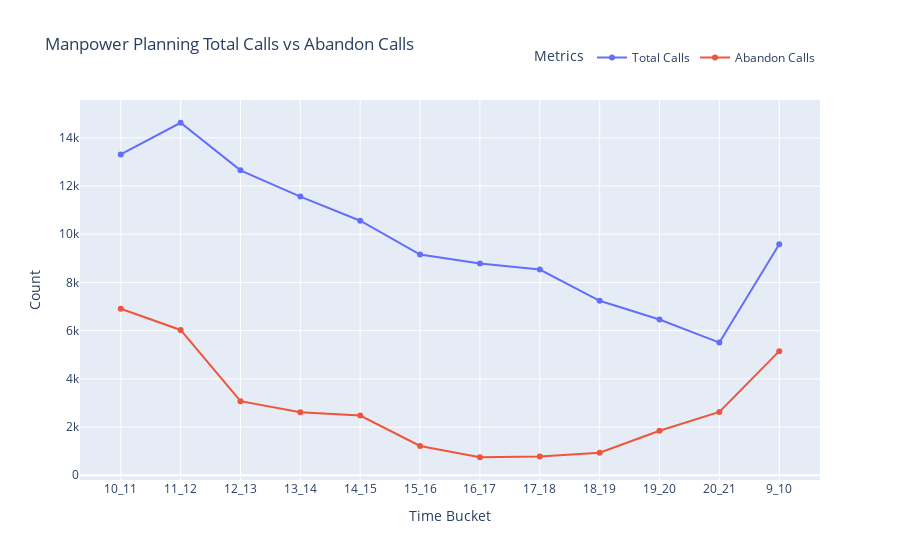

Source (notebook cell):
### Code cell
import plotly.graph_objects as go

# Define the data
x_values = merged_df['Time_Bucket']
y_values_total_calls = merged_df['Total_calls_per_bucket']
y_values_total_abandon_calls = merged_df['Total_abandon_calls']

# Create the figure
fig = go.Figure()

# Add scatter trace for total calls
fig.add_trace(go.Scatter(x=x_values, y=y_values_total_calls, mode='lines+markers', name='Total Calls',
                         text=y_values_total_calls, textposition='top center'))

# Add scatter trace for total abandon calls
fig.add_trace(go.Scatter(x=x_values, y=y_values_total_abandon_calls, mode='lines+markers', name='Abandon Calls',
                         text=y_values_total_abandon_calls, textposition='top center'))

# Update layout
fig.update_layout(
    title='Manpower Planning Total Calls vs Abandon Calls',
    xaxis_title='Time Bucket',
    yaxis_title='Count',
    legend_title='Metrics',
    legend=dict(orientation='h', yanchor='top', y=1.15, xanchor='right', x=1),  # Adjust legend position
)

# Show the plot
fig.show()

### Figure 1 — Plotly figure (JSON) as saved in the notebook; plotly's stock layout.template omitted (floating-point values rounded to 4 significant figures)
{"data": [{"mode": "lines+markers", "name": "Total Calls", "text": [13313, 14626, 12652, 11561, 10561, 9159, 8788, 8534, 7238, 6463, 5505, 9588], "textposition": "top center", "type": "scatter", "x": ["10_11", "11_12", "12_13", "13_14", "14_15", "15_16", "16_17", "17_18", "18_19", "19_20", "20_21", "9_10"], "y": [13313, 14626, 12652, 11561, 10561, 9159, 8788, 8534, 7238, 6463, 5505, 9588]}, {"mode": "lines+markers", "name": "Abandon Calls", "text": [6911, 6028, 3073, 2617, 2475, 1214, 747, 783, 933, 1848, 2625, 5149], "textposition": "top center", "type": "scatter", "x": ["10_11", "11_12", "12_13", "13_14", "14_15", "15_16", "16_17", "17_18", "18_19", "19_20", "20_21", "9_10"], "y": [6911, 6028, 3073, 2617, 2475, 1214, 747, 783, 933, 1848, 2625, 5149]}], "layout": {"legend": {"orientation": "h", "title": {"text": "Metrics"}, "x": 1, "xanchor": "right", "y": 1.15, "yanchor": "top"}, "title": {"text": "Manpower Planning Total Calls vs Abandon Calls"}, "xaxis": {"title": {"text": "Time Bucket"}}, "yaxis": {"title": {"text": "Count"}}}}
